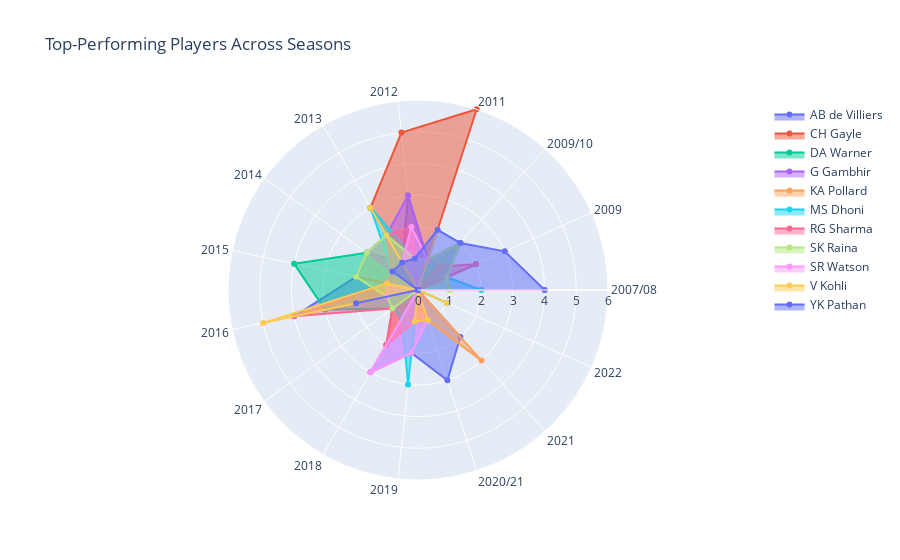

The notebook cell this image was saved under:
### Markdown cell above
##### **Task4**

### Code cell
df = pd.read_csv('IPL_Matches_2008_2022.csv')

player_awards = df.groupby(['Player_of_Match', 'Season']).size().reset_index(name='Awards')

top_players = player_awards.groupby('Player_of_Match')['Awards'].sum().reset_index()
top_players = top_players[top_players['Awards'] > 12]

top_players_data = player_awards[player_awards['Player_of_Match'].isin(top_players['Player_of_Match'])]

pivot_data = top_players_data.pivot(index='Player_of_Match', columns='Season', values='Awards').fillna(0)

categories = pivot_data.columns.tolist()
fig = go.Figure()

for player in pivot_data.index:
    fig.add_trace(go.Scatterpolar(
        r=pivot_data.loc[player].tolist(),
        theta=categories,
        fill='toself',
        name=player
    ))

fig.update_layout(
    polar=dict(
        radialaxis=dict(
            visible=True,
            range=[0, pivot_data.values.max()]
        )),
    title='Top-Performing Players Across Seasons',
    showlegend=True
)

fig.show()

### Figure 1 — Plotly figure (JSON) as saved in the notebook; plotly's stock layout.template omitted (floating-point values rounded to 4 significant figures)
{"data": [{"fill": "toself", "name": "AB de Villiers", "r": [0, 2, 0, 1, 3, 1, 2, 2, 4, 0, 3, 2, 3, 2, 0], "theta": ["2007/08", "2009", "2009/10", "2011", "2012", "2013", "2014", "2015", "2016", "2017", "2018", "2019", "2020/21", "2021", "2022"], "type": "scatterpolar"}, {"fill": "toself", "name": "CH Gayle", "r": [0, 1, 0, 6, 5, 3, 0, 2, 0, 1, 2, 1, 1, 0, 0], "theta": ["2007/08", "2009", "2009/10", "2011", "2012", "2013", "2014", "2015", "2016", "2017", "2018", "2019", "2020/21", "2021", "2022"], "type": "scatterpolar"}, {"fill": "toself", "name": "DA Warner", "r": [0, 0, 1, 1, 1, 2, 2, 4, 3, 1, 0, 2, 0, 0, 1], "theta": ["2007/08", "2009", "2009/10", "2011", "2012", "2013", "2014", "2015", "2016", "2017", "2018", "2019", "2020/21", "2021", "2022"], "type": "scatterpolar"}, {"fill": "toself", "name": "G Gambhir", "r": [0, 1, 2, 1, 3, 2, 2, 0, 1, 1, 0, 0, 0, 0, 0], "theta": ["2007/08", "2009", "2009/10", "2011", "2012", "2013", "2014", "2015", "2016", "2017", "2018", "2019", "2020/21", "2021", "2022"], "type": "scatterpolar"}, {"fill": "toself", "name": "KA Pollard", "r": [0, 0, 2, 1, 1, 3, 0, 1, 0, 1, 0, 1, 1, 3, 0], "theta": ["2007/08", "2009", "2009/10", "2011", "2012", "2013", "2014", "2015", "2016", "2017", "2018", "2019", "2020/21", "2021", "2022"], "type": "scatterpolar"}, {"fill": "toself", "name": "MS Dhoni", "r": [2, 1, 2, 1, 1, 3, 1, 0, 1, 1, 1, 3, 0, 0, 0], "theta": ["2007/08", "2009", "2009/10", "2011", "2012", "2013", "2014", "2015", "2016", "2017", "2018", "2019", "2020/21", "2021", "2022"], "type": "scatterpolar"}, {"fill": "toself", "name": "RG Sharma", "r": [0, 2, 1, 0, 2, 2, 1, 1, 4, 1, 2, 1, 1, 0, 0], "theta": ["2007/08", "2009", "2009/10", "2011", "2012", "2013", "2014", "2015", "2016", "2017", "2018", "2019", "2020/21", "2021", "2022"], "type": "scatterpolar"}, {"fill": "toself", "name": "SK Raina", "r": [1, 1, 2, 1, 1, 2, 2, 2, 1, 1, 0, 0, 0, 0, 0], "theta": ["2007/08", "2009", "2009/10", "2011", "2012", "2013", "2014", "2015", "2016", "2017", "2018", "2019", "2020/21", "2021", "2022"], "type": "scatterpolar"}, {"fill": "toself", "name": "SR Watson", "r": [4, 0, 0, 1, 2, 1, 0, 1, 1, 0, 3, 2, 1, 0, 0], "theta": ["2007/08", "2009", "2009/10", "2011", "2012", "2013", "2014", "2015", "2016", "2017", "2018", "2019", "2020/21", "2021", "2022"], "type": "scatterpolar"}, {"fill": "toself", "name": "V Kohli", "r": [0, 0, 0, 2, 0, 3, 0, 1, 5, 0, 0, 1, 1, 0, 1], "theta": ["2007/08", "2009", "2009/10", "2011", "2012", "2013", "2014", "2015", "2016", "2017", "2018", "2019", "2020/21", "2021", "2022"], "type": "scatterpolar"}, {"fill": "toself", "name": "YK Pathan", "r": [4, 3, 2, 2, 1, 1, 1, 0, 2, 0, 0, 0, 0, 0, 0], "theta": ["2007/08", "2009", "2009/10", "2011", "2012", "2013", "2014", "2015", "2016", "2017", "2018", "2019", "2020/21", "2021", "2022"], "type": "scatterpolar"}], "layout": {"polar": {"radialaxis": {"range": [0, 6], "visible": true}}, "showlegend": true, "title": {"text": "Top-Performing Players Across Seasons"}}}
